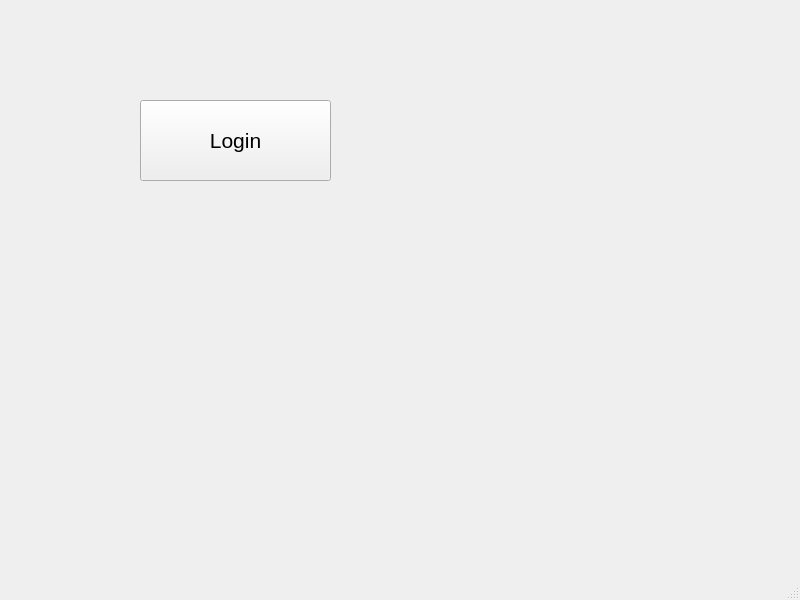
<?xml version="1.0" encoding="UTF-8"?>
<ui version="4.0">
 <class>MainWindow</class>
 <widget class="QMainWindow" name="MainWindow">
  <property name="geometry">
   <rect>
    <x>0</x>
    <y>0</y>
    <width>800</width>
    <height>600</height>
   </rect>
  </property>
  <property name="windowTitle">
   <string>MainWindow</string>
  </property>
  <widget class="QWidget" name="centralwidget">
   <widget class="QPushButton" name="BtnLogin">
    <property name="geometry">
     <rect>
      <x>140</x>
      <y>100</y>
      <width>191</width>
      <height>81</height>
     </rect>
    </property>
    <property name="font">
     <font>
      <pointsize>16</pointsize>
     </font>
    </property>
    <property name="text">
     <string>Login</string>
    </property>
   </widget>
  </widget>
  <widget class="QMenuBar" name="menubar">
   <property name="geometry">
    <rect>
     <x>0</x>
     <y>0</y>
     <width>800</width>
     <height>21</height>
    </rect>
   </property>
  </widget>
  <widget class="QStatusBar" name="statusbar"/>
 </widget>
 <resources/>
 <connections/>
</ui>
